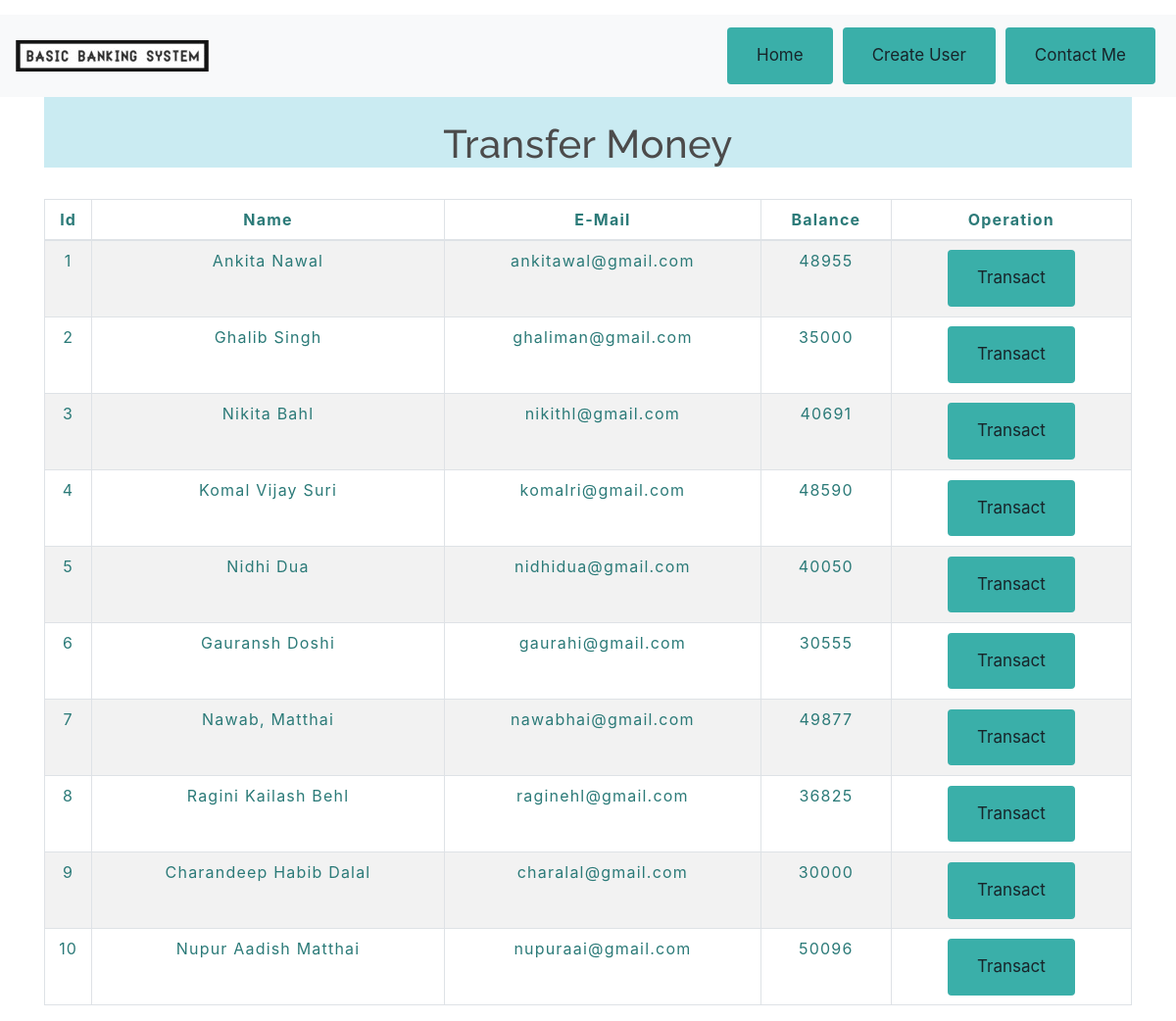
The app's page /transfermoney.php with its own data.
### tables this page shows
CREATE TABLE `users` (
  `id` int(3) NOT NULL,
  `name` text NOT NULL,
  `email` varchar(30) NOT NULL,
  `balance` int(8) NOT NULL
);

### transfermoney.php (the view, shortened to what this page needs)
<!DOCTYPE html>
<html lang="en">
<head>
    <link rel="stylesheet" href="https://maxcdn.bootstrapcdn.com/bootstrap/4.0.0/css/bootstrap.min.css">
    <link rel="stylesheet" type="text/css" href="css/table.css">
    <link rel="stylesheet" type="text/css" href="css/navbar.css">
</head>
<body>
<?php
    include 'config.php';
    $sql = "SELECT * FROM users";
    $result = mysqli_query($conn,$sql);
?>
<?php
  include 'navbar.php';
?>
<div class="container">
        <header><h2 class="text-center pt-4">Transfer Money</h2></header>
        <br>
            <div class="row">
                <div class="col">
                    <div class="table-responsive-sm">
                    <table class="table table-hover table-sm table-striped table-condensed table-bordered">
                        <thead>
                            <tr>
                            <th scope="col" class="text-center py-2">Id</th>
                            <th scope="col" class="text-center py-2">Name</th>
                            <th scope="col" class="text-center py-2">E-Mail</th>
                            <th scope="col" class="text-center py-2">Balance</th>
                            <th scope="col" class="text-center py-2">Operation</th>
                            </tr>
                        </thead>
                        <tbody>
                <?php
                    while($rows=mysqli_fetch_assoc($result)){
                ?>
                    <tr>
                        <td class="py-2"><?php echo $rows['id'] ?></td>
                        <td class="py-2"><?php echo $rows['name']?></td>
                        <td class="py-2"><?php echo $rows['email']?></td>
                        <td class="py-2"><?php echo $rows['balance']?></td>
                        <td><a href="selecteduserdetail.php?id= <?php echo $rows['id'] ;?>"> <button type="button" class="btn">Transact</button></a></td>
                    </tr>
                <?php
                    }
                ?>
                        </tbody>
                    </table>
                    </div>
                </div>
            </div>
         </div>
</body>
</html>

### navbar.php (shortened to what this page needs)
 <!DOCTYPE html>
 <html>
 <head>
 </head>
 <body>
 <nav  class="navbar navbar-expand-md navbar-light bg-light">
 <a class="navbar-brand" href="index.php"><img src="img/logo.png"></a>
 <div class="collapse navbar-collapse" id="collapsibleNavbar">
       <ul class="navbar-nav ml-auto">
         <li class="nav-item">
           <a class="btn df" class="nav-link" href="index.php">Home</a>
         </li>
           <li class="nav-item">
           <a class="btn df" class="nav-link" href="createuser.php">Create User</a>
         </li>
         <li class="nav-item">
           <a class="btn df" class="nav-link" href="contact.php">Contact Me</a>
         </li>
 </div>
 </nav>
</body>
</html>

### css/table.css (style rules this page uses)
* { padding: 10; margin: 0; box-sizing: border-box; }
h2 { font-size: 40px; }
table { letter-spacing: 1.2px; color: #2B7A78; }
td { text-align: center; }
button { border:none; transition: 1s; }

### css/navbar.css (style rules this page uses)
.navbar-brand { color: #4C4B4B; letter-spacing: 0.5px; }
h2 { color: #4C4B4B; letter-spacing: 0.5px; font-family: raleway; }

### transfermoney.php (style rules this page uses)
button { transition: 1.5s; }
header { background-color: #caebf2; }

### navbar.php (style rules this page uses)
body { margin-top: 15px; }
.btn { border: 2px solid #3aafa9 ; background-color: #3aafa9; color: #17252a; padding: 14px 28px; font-size: 17px; cursor: pointer; margin: 5px; }

### records on screen
users: id "1", name "Ankita Nawal", email "ankitawal@gmail.com", balance "48955"
users: id "2", name "Ghalib Singh", email "ghaliman@gmail.com", balance "35000"
users: id "3", name "Nikita Bahl", email "nikithl@gmail.com", balance "40691"
users: id "4", name "Komal Vijay Suri", email "komalri@gmail.com", balance "48590"
users: id "5", name "Nidhi Dua", email "nidhidua@gmail.com", balance "40050"
users: id "6", name "Gauransh Doshi", email "gaurahi@gmail.com", balance "30555"
users: id "7", name "Nawab, Matthai", email "nawabhai@gmail.com", balance "49877"
users: id "8", name "Ragini Kailash Behl", email "raginehl@gmail.com", balance "36825"
users: id "9", name "Charandeep Habib Dalal", email "charalal@gmail.com", balance "30000"
users: id "10", name "Nupur Aadish Matthai", email "nupuraai@gmail.com", balance "50096"
